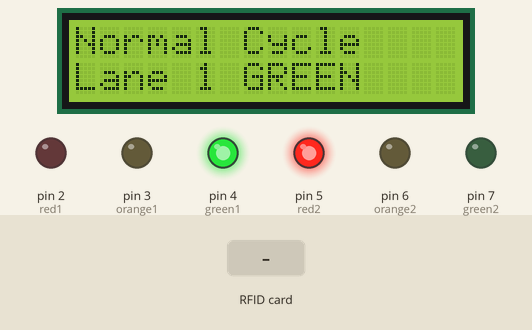
This sketch was run on a simulated Arduino Uno, built with avr-gcc and run on an emulated ATmega328P. Shown: 16×2 character LCD, output pins drawn as LEDs (lit = HIGH). Wiring (inferred from the names in the program): IR receiver: data pin 8. Inputs (shaded band) come from the test bench. Pins used as bus, display or sensor lines are not drawn; what the sketch prints to the serial monitor is not drawn.

Above: at 3.3 s.
3.4 s: RFID card A3 BB E7 34 held to the reader
At 4.1 s:
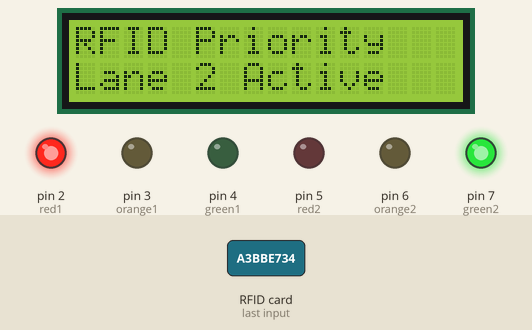
At 12.2 s:
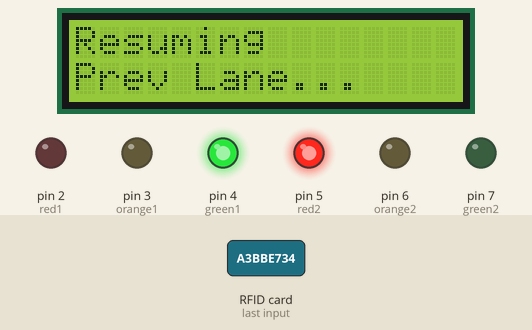
Timing chart, 0 to 19.2 s (numbered marks = the images above; inputs shaded):
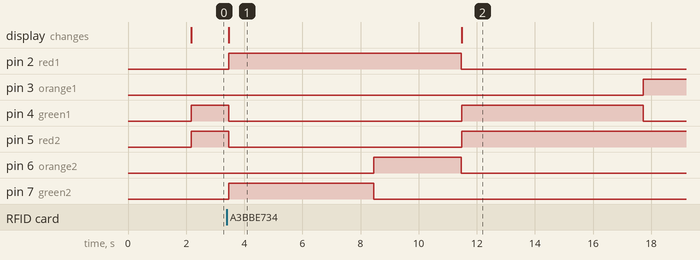

Measured:
- after the input at 3.4 s, pin 2 (red1): LOW → HIGH after 0.06 s instead of 8.8 s; pin 4 (green1): HIGH → LOW after 0.06 s instead of 5.0 s; pin 5 (red2): HIGH → LOW after 0.06 s instead of 8.8 s; pin 6 (orange2): LOW → HIGH after 5.1 s instead of 15.1 s; the display: changes after 0.06 s (image 1)
- what the display in image 1 shows lasts 8.0 s, from 3.5 s to 11.5 s

The sketch:

sem_project_5.ino
```cpp
#include <SPI.h>
#include <MFRC522.h>
#include <Wire.h>
#include <LiquidCrystal_I2C.h>

// RFID setup
#define RST_PIN 9
#define SS_PIN 10
MFRC522 mfrc522(SS_PIN, RST_PIN);

// LCD setup (0x27 or 0x3F based on module)
LiquidCrystal_I2C lcd(0x27, 16, 2);

// LEDs
int red1 = 2, orange1 = 3, green1 = 4;
int red2 = 5, orange2 = 6, green2 = 7;

// IR Sensor
int irSensor = 8;

// Current lane
int currentLane = 1;

// RFID card IDs
byte lane1Card[4] = {0x43, 0x89, 0x6C, 0xFA};
byte lane2Card[4] = {0xA3, 0xBB, 0xE7, 0x34};

void setup() {
  Serial.begin(9600);
  SPI.begin();
  mfrc522.PCD_Init();

  pinMode(red1, OUTPUT); pinMode(orange1, OUTPUT); pinMode(green1, OUTPUT);
  pinMode(red2, OUTPUT); pinMode(orange2, OUTPUT); pinMode(green2, OUTPUT);
  pinMode(irSensor, INPUT);

  lcd.init();
  lcd.backlight();
  lcd.setCursor(0, 0);
  lcd.print("Smart Traffic Sys");
  lcd.setCursor(0, 1);
  lcd.print("Initializing...");
  delay(2000);
  lcd.clear();

  allOff();
  Serial.println("🚦 Smart Traffic System Initialized");
}

void loop() {
  currentLane = 1;
  lcdMsg("Normal Cycle", "Lane 1 GREEN");
  lane1Cycle();

  currentLane = 2;
  lcdMsg("Normal Cycle", "Lane 2 GREEN");
  lane2Cycle();
}

// ====================== Lane Cycles ======================
void lane1Cycle() {
  digitalWrite(red2, HIGH);
  digitalWrite(red1, LOW);
  digitalWrite(green1, HIGH);

  if (!priorityDelay(5000)) return;

  digitalWrite(green1, LOW);
  digitalWrite(orange1, HIGH);
  if (!priorityDelay(3000)) return;

  digitalWrite(orange1, LOW);
  digitalWrite(red1, HIGH);
}

void lane2Cycle() {
  digitalWrite(red1, HIGH);
  digitalWrite(red2, LOW);
  digitalWrite(green2, HIGH);

  if (!priorityDelay(5000)) return;

  digitalWrite(green2, LOW);
  digitalWrite(orange2, HIGH);
  if (!priorityDelay(3000)) return;

  digitalWrite(orange2, LOW);
  digitalWrite(red2, HIGH);
}

// ====================== Priority Delay ======================
bool priorityDelay(int totalDelay) {
  int interval = 100;
  int elapsed = 0;

  while (elapsed < totalDelay) {
    // RFID priority
    int rfidLane = checkRFID();
    if (rfidLane != 0) {
      Serial.print("RFID detected for Lane ");
      Serial.println(rfidLane);
      lcdMsg("RFID Priority", "Lane " + String(rfidLane) + " Active");
      giveLanePriority(rfidLane);
      lcdMsg("Resuming", "Prev Lane...");
      resumePreviousLane();
      return false;
    }

    // IR detection
    if (digitalRead(irSensor) == LOW && currentLane != 1) {
      Serial.println("IR detected - Lane 1 priority");
      lcdMsg("IR Priority", "Lane 1 Active");
      giveLanePriority(1);
      lcdMsg("Resuming", "Prev Lane...");
      resumePreviousLane();
      return false;
    }

    delay(interval);
    elapsed += interval;
  }
  return true;
}

// ====================== RFID Functions ======================
int checkRFID() {
  if (!mfrc522.PICC_IsNewCardPresent()) return 0;
  if (!mfrc522.PICC_ReadCardSerial()) return 0;

  byte *id = mfrc522.uid.uidByte;

  if (compareIDs(id, lane1Card)) return 1;
  if (compareIDs(id, lane2Card)) return 2;

  return 0;
}

bool compareIDs(byte *id, byte *card) {
  for (byte i = 0; i < 4; i++) {
    if (id[i] != card[i]) return false;
  }
  return true;
}

// ====================== Priority Execution ======================
void giveLanePriority(int lane) {
  allOff();
  if (lane == 1) {
    Serial.println("➡️ Lane 1 PRIORITY ACTIVE");
    digitalWrite(red2, HIGH);
    digitalWrite(green1, HIGH);
  } else {
    Serial.println("➡️ Lane 2 PRIORITY ACTIVE");
    digitalWrite(red1, HIGH);
    digitalWrite(green2, HIGH);
  }

  delay(5000);
  if (lane == 1) {
    digitalWrite(green1, LOW);
    digitalWrite(orange1, HIGH);
  } else {
    digitalWrite(green2, LOW);
    digitalWrite(orange2, HIGH);
  }

  delay(3000);
  allOff();
}

// ====================== Resume Control ======================
void resumePreviousLane() {
  Serial.print("🔁 Resuming previous lane: ");
  Serial.println(currentLane);
  if (currentLane == 1) lane1Cycle();
  else lane2Cycle();
}

// ====================== LCD Helper ======================
void lcdMsg(String line1, String line2) {
  lcd.clear();
  lcd.setCursor(0, 0);
  lcd.print(line1);
  lcd.setCursor(0, 1);
  lcd.print(line2);
}

// ====================== Utility ======================
void allOff() {
  digitalWrite(red1, LOW);
  digitalWrite(orange1, LOW);
  digitalWrite(green1, LOW);
  digitalWrite(red2, LOW);
  digitalWrite(orange2, LOW);
  digitalWrite(green2, LOW);
}
```
